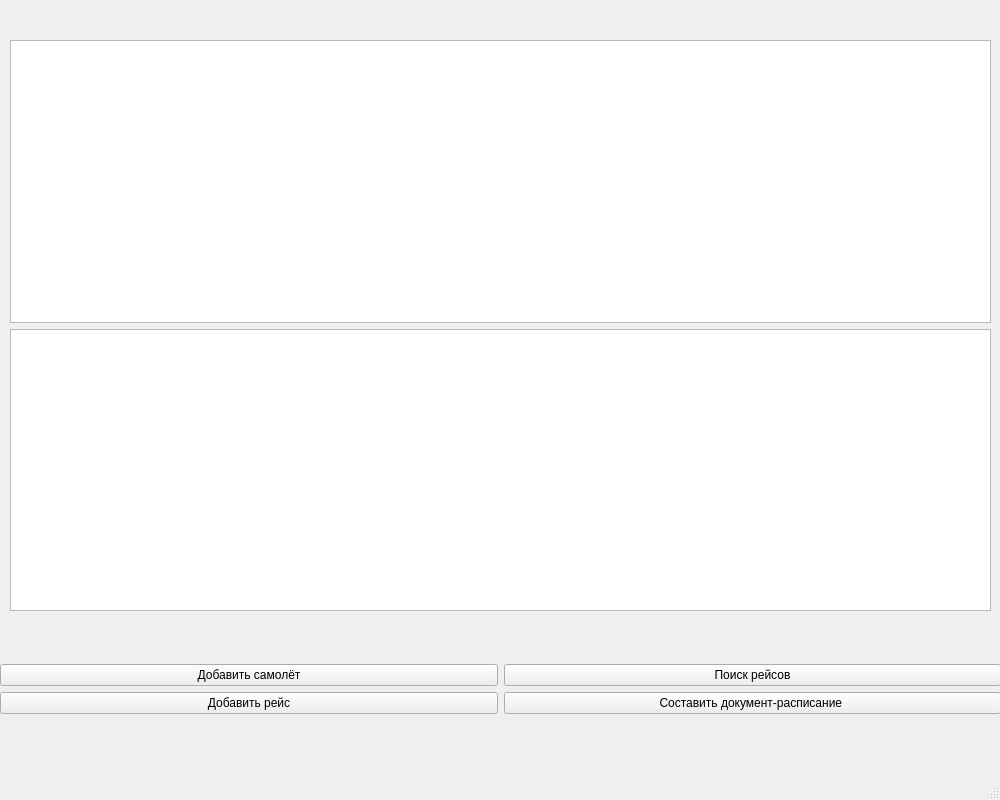
<?xml version="1.0" encoding="UTF-8"?>
<ui version="4.0">
 <class>MainWindow</class>
 <widget class="QMainWindow" name="MainWindow">
  <property name="geometry">
   <rect>
    <x>0</x>
    <y>0</y>
    <width>1000</width>
    <height>800</height>
   </rect>
  </property>
  <property name="windowTitle">
   <string>MainWindow</string>
  </property>
  <widget class="QWidget" name="centralwidget">
   <widget class="QWidget" name="gridLayoutWidget">
    <property name="geometry">
     <rect>
      <x>0</x>
      <y>629</y>
      <width>1001</width>
      <height>121</height>
     </rect>
    </property>
    <layout class="QGridLayout" name="gridLayout">
     <item row="0" column="0">
      <layout class="QVBoxLayout" name="verticalLayout_4">
       <item>
        <widget class="QPushButton" name="addPlane">
         <property name="text">
          <string>Добавить самолёт</string>
         </property>
        </widget>
       </item>
       <item>
        <widget class="QPushButton" name="addFlight">
         <property name="text">
          <string>Добавить рейс</string>
         </property>
        </widget>
       </item>
      </layout>
     </item>
     <item row="0" column="4">
      <layout class="QVBoxLayout" name="verticalLayout">
       <item>
        <widget class="QPushButton" name="flightSearchButton">
         <property name="text">
          <string>Поиск рейсов</string>
         </property>
        </widget>
       </item>
       <item>
        <widget class="QPushButton" name="fileCreatioButton">
         <property name="text">
          <string>Составить документ-расписание </string>
         </property>
        </widget>
       </item>
      </layout>
     </item>
    </layout>
   </widget>
   <widget class="QWidget" name="verticalLayoutWidget_2">
    <property name="geometry">
     <rect>
      <x>10</x>
      <y>40</y>
      <width>981</width>
      <height>571</height>
     </rect>
    </property>
    <layout class="QVBoxLayout" name="verticalLayout_2">
     <item>
      <widget class="QTableWidget" name="aircraftList">
       <property name="editTriggers">
        <set>QAbstractItemView::NoEditTriggers</set>
       </property>
      </widget>
     </item>
     <item>
      <widget class="QTableWidget" name="flightsList">
       <property name="editTriggers">
        <set>QAbstractItemView::NoEditTriggers</set>
       </property>
      </widget>
     </item>
    </layout>
   </widget>
  </widget>
  <widget class="QMenuBar" name="menubar">
   <property name="geometry">
    <rect>
     <x>0</x>
     <y>0</y>
     <width>1000</width>
     <height>25</height>
    </rect>
   </property>
  </widget>
  <widget class="QStatusBar" name="statusbar"/>
 </widget>
 <resources/>
 <connections/>
</ui>
